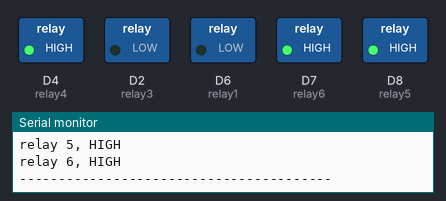
The sketch below on a simulated ESP8266 (Wemos D1 mini). Parts: switched loads named in the sketch (green lamp = pin HIGH), the last lines printed to the serial monitor.

Above: at 1.0 s.
At 3.0 s:
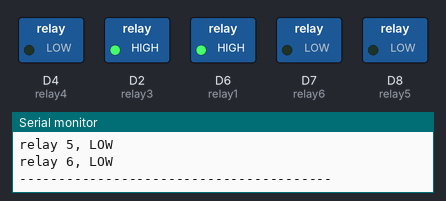
Timing chart, 0 to 5.2 s (numbered marks = the images above):
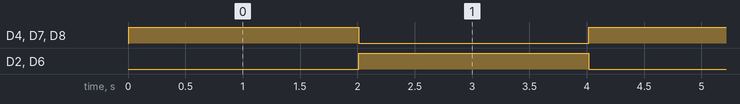

Measured:
- by itself, D4 (relay4), D2 (relay3), D6 (relay1), D7 (relay6), D8 (relay5): alternates HIGH for 2.0 s and LOW for 2.0 s

The sketch:

wemos_relay_test.ino
```cpp
#define relay1 D6
#define relay2 D11
#define relay3 D2
#define relay4 D4
#define relay5 D8
#define relay6 D7


void setup() {
  // since we just have relay's here
  // we make all them as output
  pinMode(relay1,OUTPUT);
  pinMode(relay2,OUTPUT);
  pinMode(relay3,OUTPUT);
  pinMode(relay4,OUTPUT);
  pinMode(relay5,OUTPUT);
  pinMode(relay6,OUTPUT);

  Serial.begin(115200);
}

void loop() {
  Serial.println("relay 1, LOW");
  Serial.println("relay 2, LOW");
  Serial.println("relay 3, LOW");
  Serial.println("relay 4, HIGH");
  Serial.println("relay 5, HIGH");
  Serial.println("relay 6, HIGH");
  Serial.println("----------------------------------------");
  digitalWrite(relay1,LOW);
  digitalWrite(relay2,LOW);
  digitalWrite(relay3,LOW);
  digitalWrite(relay4,HIGH);
  digitalWrite(relay5,HIGH);
  digitalWrite(relay6,HIGH);
  delay(2000);
  Serial.println("relay 1, HIGH");
  Serial.println("relay 2, HIGH");
  Serial.println("relay 3, HIGH");
  Serial.println("relay 4, LOW");
  Serial.println("relay 5, LOW");
  Serial.println("relay 6, LOW");
  Serial.println("----------------------------------------");
  digitalWrite(relay1,HIGH);
  digitalWrite(relay2,HIGH);
  digitalWrite(relay3,HIGH);
  digitalWrite(relay4,LOW);
  digitalWrite(relay5,LOW);
  digitalWrite(relay6,LOW);
  delay(2000);

}
```
